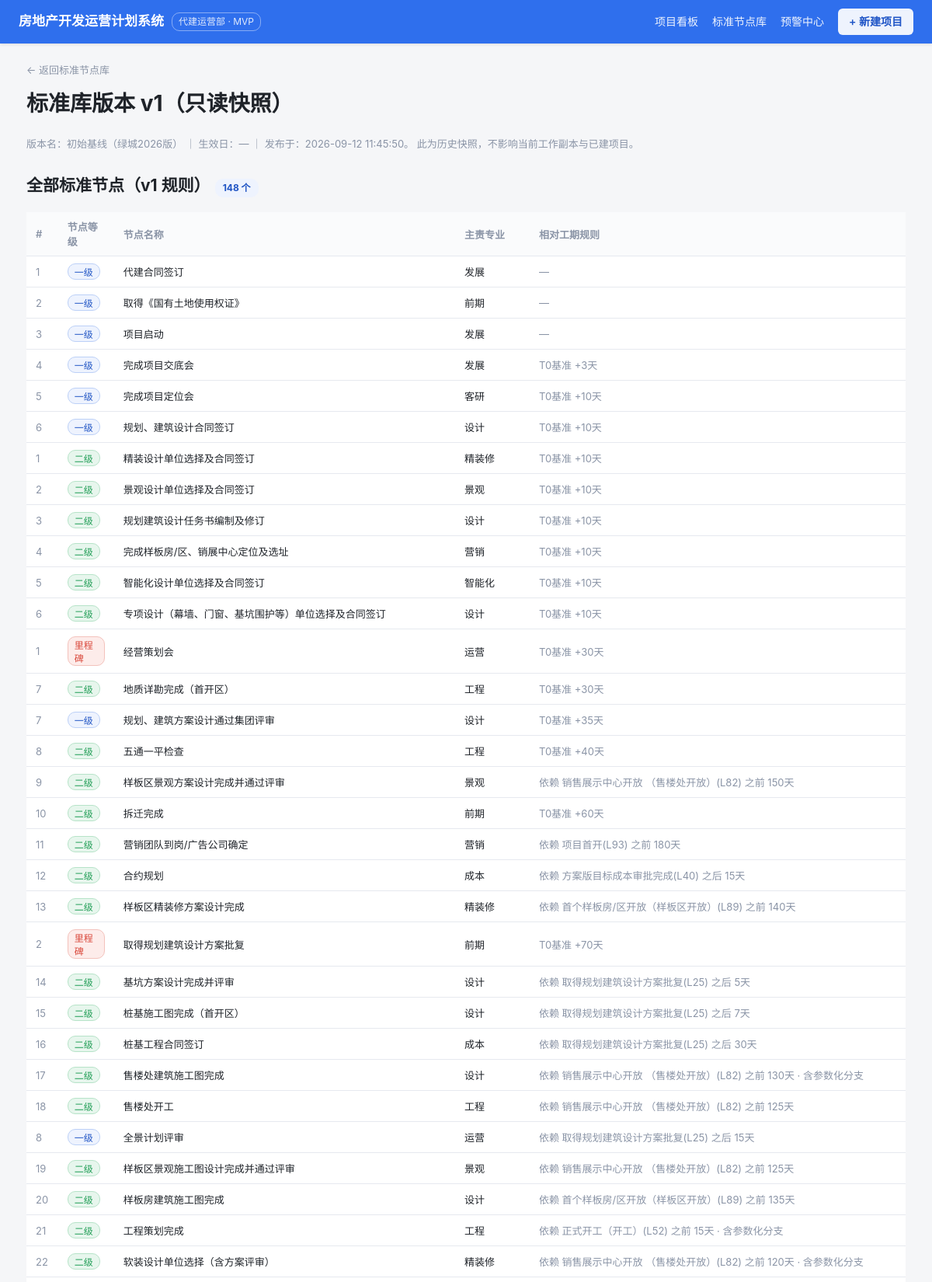
The page /std-rule/version/1 (upper part) on the database its author committed.
### tables this page shows
CREATE TABLE std_rule_version (
  id INTEGER PRIMARY KEY AUTOINCREMENT,
  version_no INTEGER NOT NULL UNIQUE,
  name VARCHAR(120),
  note VARCHAR(255),
  effective_from DATE,
  operator VARCHAR(64) DEFAULT '代建运营部',
  source_version_no INTEGER,
  change_summary TEXT,
  created_at DATETIME DEFAULT CURRENT_TIMESTAMP
);

CREATE TABLE "std_node" ("id" INTEGER PRIMARY KEY, "excel_row" INTEGER, "level" TEXT, "seq" INTEGER, "name" TEXT, "profession_id" INTEGER, "deliverable" TEXT, "support_doc" TEXT, "duration" INTEGER, "tmpl_finish_formula" TEXT, "depend_row" INTEGER, "offset_days" INTEGER, "base_is_t0" INTEGER, "has_condition" INTEGER, "version_no" INTEGER);

CREATE TABLE "profession" ("id" INTEGER PRIMARY KEY, "code" TEXT, "name" TEXT, "remark" TEXT);

### app/app.py (the view)
@app.route("/std-rule/version/<int:v>")
def std_rule_version_view(v):
    con = db(); cur = con.cursor()
    cur.execute("SELECT id,excel_row,level,seq,name,profession_id,tmpl_finish_formula,depend_row,offset_days,base_is_t0 FROM std_node ORDER BY excel_row")
    nodes = cur.fetchall()
    cur.execute("SELECT id,name FROM profession")
    prof = {r["id"]: r["name"] for r in cur.fetchall()}
    cur.execute("SELECT id,excel_row,level,seq,name FROM std_node")
    node_meta = {r["id"]: r for r in cur.fetchall()}
    cur.execute("SELECT std_node_id,depend_row,offset_days,base_is_t0,direction,depend_std_node_id FROM std_node_dependency WHERE version_no=?", (v,))
    deps = {(r["std_node_id"]): r for r in cur.fetchall()}
    cur.execute("SELECT DISTINCT std_node_id FROM std_node_rule WHERE version_no=? AND is_active=1", (v,))
    rule_ids = {r["std_node_id"] for r in cur.fetchall()}
    cur.execute("SELECT name,effective_from,created_at FROM std_rule_version WHERE version_no=?", (v,))
    vrow = cur.fetchone()
    cur.close(); con.close()
    vname = vrow["name"] if vrow else None
    veffective = vrow["effective_from"] if vrow else None
    vcreated = vrow["created_at"] if vrow else None
    for n in nodes:
        n["prof"] = prof.get(n["profession_id"], "—")
        dp = deps.get(n["id"])
        if dp:
            if dp["base_is_t0"]:
                n["dep_desc"] = "T0基准" + (f" +{dp['offset_days']}天" if dp["offset_days"] else "")
            else:
                dn = node_meta.get(dp["depend_std_node_id"])
                dname = dn["name"] if dn else f"L{dp['depend_row']}"
                n["dep_desc"] = (f"依赖 {dname}(L{dp['depend_row']}) "
                                 f"{dp['direction']} {abs(dp['offset_days'])}天")
        else:
            n["dep_desc"] = "—"
        if n["id"] in rule_ids:
            n["dep_desc"] += " · 含参数化分支"
    return render_template("std_rule_version.html", nodes=nodes, total=len(nodes),
                           v=v, vname=vname, veffective=veffective, vcreated=vcreated)

### app/app.py (called while the page is built)
def db():
    return get_conn()

### db/dbconn.py (called while the page is built, shortened)
def _dict_factory(cursor, row):
    return {col[0]: row[i] for i, col in enumerate(cursor.description)}

def get_conn():
    con = sqlite3.connect(SQLITE_PATH, check_same_thread=False)
    con.row_factory = _dict_factory
    con.execute("PRAGMA journal_mode=DELETE")
    con.execute("PRAGMA busy_timeout=5000")
    return con

### app/templates/std_rule_version.html (shortened to what this page needs)
<meta charset="UTF-8">{% extends "base.html" %}
{% block content %}
<a class="back" href="{{ url_for('std_nodes') }}">← 返回标准节点库</a>
<h1 style="margin-top:10px">标准库版本 v{{ v }}（只读快照）</h1>
<div class="lead">
  版本名：{{ vname or '—' }} ｜ 生效日：{{ veffective or '—' }} ｜ 发布于：{{ vcreated or '—' }}。
  此为历史快照，不影响当前工作副本与已建项目。
</div>
<div class="section">
  <h2>全部标准节点（v{{ v }} 规则）<span class="pill">{{ total }} 个</span></h2>
  <table>
    <thead><tr>
      <th style="width:40px">#</th>
      <th style="width:72px">节点等级</th>
      <th>节点名称</th>
      <th style="width:96px">主责专业</th>
      <th>相对工期规则</th>
    </tr></thead>
    <tbody>
    {% for n in nodes %}
      <tr>
        <td class="muted">{{ n.seq or '—' }}</td>
        <td>{% if n.level %}<span class="lvtag lv-{{ n.level }}">{{ n.level }}</span>{% else %}—{% endif %}</td>
        <td>{{ n.name }}</td>
        <td>{{ n.prof }}</td>
        <td class="muted">{{ n.dep_desc }}</td>
      </tr>
    {% endfor %}
    </tbody>
  </table>
</div>
{% endblock %}

### app/static/style.css (style rules this page uses)
:root { --bg: #f5f6f8; --panel: #ffffff; --ink: #1f2329; --muted: #8a94a6; --line: #e6e9ef; --brand: #2f6fed; --brand-d: #1f54c4; --ok: #1f9d55; --warn: #e8820c; --crit: #d9483b; }
* { box-sizing: border-box; }
html, body { margin: 0; padding: 0; }
body { font-family: -apple-system, "Segoe UI", "PingFang SC", "Microsoft YaHei", sans-serif; background: var(--bg); color: var(--ink); font-size: 14px; line-height: 1.6; }
table { width: 100%; border-collapse: collapse; background: var(--panel); margin-top: 14px; }
th, td { text-align: left; padding: 9px 12px; border-bottom: 1px solid var(--line); font-size: 13px; }
th { background: #fafbfc; color: var(--muted); font-weight: 600; }
.muted { color: var(--muted); }
.pill { display: inline-block; font-size: 12px; color: var(--brand-d); background: #eef3fe; padding: 2px 10px; border-radius: 10px; margin-left: 6px; }
.section { margin: 26px 0; }
.back { color: var(--muted); text-decoration: none; font-size: 13px; }
.lvtag { display: inline-block; font-size: 12px; padding: 1px 8px; border-radius: 10px; border: 1px solid; }
.lv-里程碑 { color: var(--crit); border-color: #f3c2bc; background: #fdecea; }
.lv-一级 { color: var(--brand-d); border-color: #bcd0f7; background: #eef3fe; }
.lv-二级 { color: var(--ok); border-color: #b6e3c8; background: #e7f6ed; }
.lead { color: var(--muted); font-size: 13px; line-height: 1.7; margin: 6px 0 14px; }

### rows shown on the page
std_rule_version: name "初始基线（绿城2026版）", created_at "2026-09-12 11:45:50"
std_node: seq "1", level "一级", name "代建合同签订", prof "发展", dep_desc "—"
std_node: seq "2", level "一级", name "取得《国有土地使用权证》", prof "前期", dep_desc "—"
std_node: seq "3", level "一级", name "项目启动", prof "发展", dep_desc "—"
std_node: seq "4", level "一级", name "完成项目交底会", prof "发展", dep_desc "T0基准 +3天"
std_node: seq "5", level "一级", name "完成项目定位会", prof "客研", dep_desc "T0基准 +10天"
std_node: seq "6", level "一级", name "规划、建筑设计合同签订", prof "设计", dep_desc "T0基准 +10天"
std_node: seq "1", level "二级", name "精装设计单位选择及合同签订", prof "精装修", dep_desc "T0基准 +10天"
std_node: seq "2", level "二级", name "景观设计单位选择及合同签订", prof "景观", dep_desc "T0基准 +10天"
std_node: seq "3", level "二级", name "规划建筑设计任务书编制及修订", prof "设计", dep_desc "T0基准 +10天"
std_node: seq "4", level "二级", name "完成样板房/区、销展中心定位及选址", prof "营销", dep_desc "T0基准 +10天"
std_node: seq "5", level "二级", name "智能化设计单位选择及合同签订", prof "智能化", dep_desc "T0基准 +10天"
std_node: seq "6", level "二级", name "专项设计（幕墙、门窗、基坑围护等）单位选择及合同签订", prof "设计", dep_desc "T0基准 +10天"
std_node: seq "1", level "里程碑", name "经营策划会", prof "运营", dep_desc "T0基准 +30天"
std_node: seq "7", level "二级", name "地质详勘完成（首开区）", prof "工程", dep_desc "T0基准 +30天"
std_node: seq "7", level "一级", name "规划、建筑方案设计通过集团评审", prof "设计", dep_desc "T0基准 +35天"
std_node: seq "8", level "二级", name "五通一平检查", prof "工程", dep_desc "T0基准 +40天"
std_node: seq "9", level "二级", name "样板区景观方案设计完成并通过评审", prof "景观", dep_desc "依赖 销售展示中心开放 （售楼处开放）(L82) 之前 150天"
std_node: seq "10", level "二级", name "拆迁完成", prof "前期", dep_desc "T0基准 +60天"
std_node: seq "11", level "二级", name "营销团队到岗/广告公司确定", prof "营销", dep_desc "依赖 项目首开(L93) 之前 180天"
std_node: seq "12", level "二级", name "合约规划", prof "成本", dep_desc "依赖 方案版目标成本审批完成(L40) 之后 15天"
std_node: seq "13", level "二级", name "样板区精装修方案设计完成", prof "精装修", dep_desc "依赖 首个样板房/区开放（样板区开放）(L89) 之前 140天"
std_node: seq "2", level "里程碑", name "取得规划建筑设计方案批复", prof "前期", dep_desc "T0基准 +70天"
std_node: seq "14", level "二级", name "基坑方案设计完成并评审", prof "设计", dep_desc "依赖 取得规划建筑设计方案批复(L25) 之后 5天"
std_node: seq "15", level "二级", name "桩基施工图完成（首开区）", prof "设计", dep_desc "依赖 取得规划建筑设计方案批复(L25) 之后 7天"
std_node: seq "16", level "二级", name "桩基工程合同签订", prof "成本", dep_desc "依赖 取得规划建筑设计方案批复(L25) 之后 30天"
std_node: seq "17", level "二级", name "售楼处建筑施工图完成", prof "设计", dep_desc "依赖 销售展示中心开放 （售楼处开放）(L82) 之前 130天 · 含参数化分支"
std_node: seq "18", level "二级", name "售楼处开工", prof "工程", dep_desc "依赖 销售展示中心开放 （售楼处开放）(L82) 之前 125天"
std_node: seq "8", level "一级", name "全景计划评审", prof "运营", dep_desc "依赖 取得规划建筑设计方案批复(L25) 之后 15天"
std_node: seq "19", level "二级", name "样板区景观施工图设计完成并通过评审", prof "景观", dep_desc "依赖 销售展示中心开放 （售楼处开放）(L82) 之前 125天"
std_node: seq "20", level "二级", name "样板房建筑施工图完成", prof "设计", dep_desc "依赖 首个样板房/区开放（样板区开放）(L89) 之前 135天"
std_node: seq "21", level "二级", name "工程策划完成", prof "工程", dep_desc "依赖 正式开工（开工）(L52) 之前 15天 · 含参数化分支"
std_node: seq "22", level "二级", name "软装设计单位选择（含方案评审）", prof "精装修", dep_desc "依赖 销售展示中心开放 （售楼处开放）(L82) 之前 120天 · 含参数化分支"

### other values the page prints
{{ v }} "1"
{{ veffective or '—' }} "—"
{{ total }} "148"
